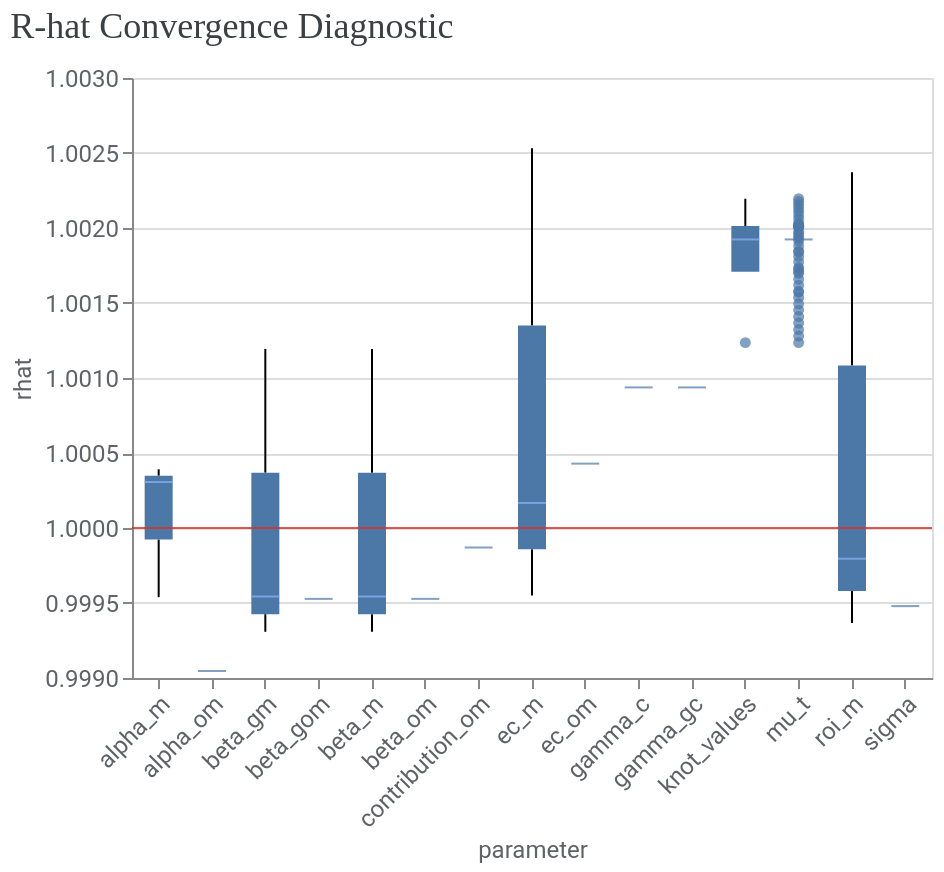

Write notebook code for a chart like this one.
### Markdown cell above
# **Run model diagnostics**

### Code cell
model_diagnostics = visualizer.ModelDiagnostics(mmm)
model_diagnostics.plot_rhat_boxplot()

### Figure 1 — Vega-Lite specification as saved in the notebook (floating-point values rounded to 4 significant figures; data arrays with more than 128 entries replaced by an {"elided": "..."} marker saying what was removed)
{"config": {"view": {"continuousWidth": 300, "continuousHeight": 300}, "axis": {"labelColor": "#5F6368", "labelFont": "Roboto", "labelFontSize": 12, "titleColor": "#5F6368", "titleFont": "Roboto", "titleFontSize": 12, "titleFontWeight": "normal"}}, "layer": [{"data": {"name": "data-5831b890aeabf073751c16624f0983a6"}, "mark": {"type": "boxplot", "median": {"color": "#8AB4F8"}, "outliers": {"filled": true}}, "encoding": {"x": {"axis": {"labelAngle": -45}, "field": "parameter", "type": "nominal"}, "y": {"field": "rhat", "scale": {"zero": false}, "type": "quantitative"}}}, {"data": {"name": "empty"}, "mark": {"type": "rule", "color": "#D93025", "opacity": 0.8}, "encoding": {"y": {"datum": 1}}}], "title": {"text": "R-hat Convergence Diagnostic", "anchor": "start", "color": "#3C4043", "font": "Google Sans Display", "fontSize": 18, "fontWeight": "normal", "offset": 10}, "width": 400, "$schema": "https://vega.github.io/schema/vega-lite/v5.20.1.json", "datasets": {"data-5831b890aeabf073751c16624f0983a6": {"elided": "132 records"}, "empty": [{}]}}
